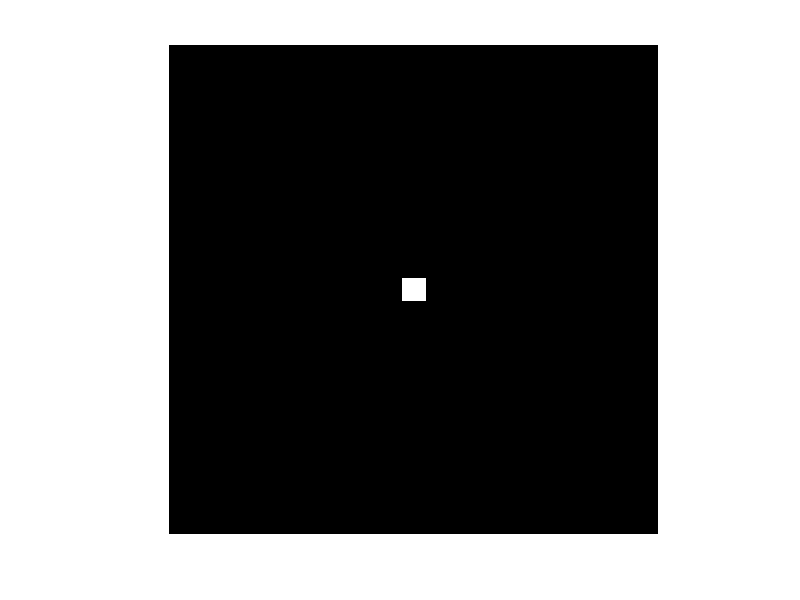

Write the MATLAB code that produced this figure. (Note: this script raises an error after producing the figure.)
clc
clear all
close all
%% create an image
im=ones(10,10);
im=padarray(im,[100 100],0,'both');
figure(1)
imshow(im);
sigma=10;
F=ImageDerivatives(im, sigma, 'xx');
subplot(231)
imshow(F,[]);
title('type=xx');
F=ImageDerivatives(im, sigma, 'xy');
subplot(232)
imshow(F,[]);
title('type=xy');
F=ImageDerivatives(im, sigma, 'yx');
subplot(233)
imshow(F,[]);
title('type=yx');
F=ImageDerivatives(im, sigma, 'yy');
subplot(234)
imshow(F,[]);
title('type=yy');
F=ImageDerivatives(im, sigma, 'x');
subplot(235)
imshow(F,[]);
title('type=x');
F=ImageDerivatives(im, sigma, 'y');
subplot(236)
title('type=y');
imshow(F,[]);